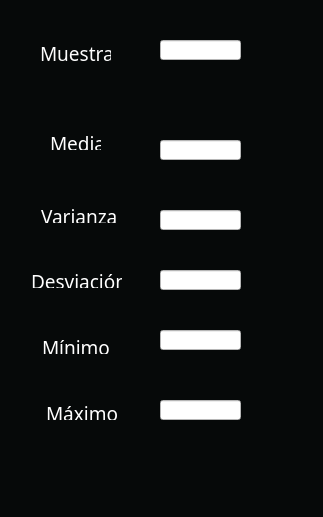
<?xml version="1.0" encoding="UTF-8"?>
<ui version="4.0">
 <class>MainWindow</class>
 <widget class="QMainWindow" name="MainWindow">
  <property name="geometry">
   <rect>
    <x>0</x>
    <y>0</y>
    <width>323</width>
    <height>517</height>
   </rect>
  </property>
  <property name="windowTitle">
   <string>MainWindow</string>
  </property>
  <property name="styleSheet">
   <string notr="true">background-color: rgb(6, 9, 9);</string>
  </property>
  <widget class="QWidget" name="centralwidget">
   <widget class="QLabel" name="label_4">
    <property name="geometry">
     <rect>
      <x>31</x>
      <y>268</y>
      <width>91</width>
      <height>20</height>
     </rect>
    </property>
    <property name="font">
     <font>
      <family>Bodoni MT</family>
      <pointsize>14</pointsize>
     </font>
    </property>
    <property name="text">
     <string>&lt;html&gt;&lt;head/&gt;&lt;body&gt;&lt;p&gt;&lt;span style=&quot; color:#ffffff;&quot;&gt;Desviación&lt;/span&gt;&lt;/p&gt;&lt;/body&gt;&lt;/html&gt;</string>
    </property>
   </widget>
   <widget class="QLineEdit" name="Varianza">
    <property name="geometry">
     <rect>
      <x>160</x>
      <y>210</y>
      <width>81</width>
      <height>20</height>
     </rect>
    </property>
    <property name="styleSheet">
     <string notr="true">background-color: rgb(255, 255, 255);</string>
    </property>
    <property name="text">
     <string/>
    </property>
   </widget>
   <widget class="QLabel" name="label_6">
    <property name="geometry">
     <rect>
      <x>41</x>
      <y>203</y>
      <width>81</width>
      <height>20</height>
     </rect>
    </property>
    <property name="font">
     <font>
      <family>Bodoni MT</family>
      <pointsize>14</pointsize>
     </font>
    </property>
    <property name="text">
     <string>&lt;html&gt;&lt;head/&gt;&lt;body&gt;&lt;p&gt;&lt;span style=&quot; color:#ffffff;&quot;&gt;Varianza&lt;/span&gt;&lt;/p&gt;&lt;/body&gt;&lt;/html&gt;</string>
    </property>
   </widget>
   <widget class="QLabel" name="label">
    <property name="geometry">
     <rect>
      <x>50</x>
      <y>130</y>
      <width>51</width>
      <height>20</height>
     </rect>
    </property>
    <property name="font">
     <font>
      <family>Bodoni MT</family>
      <pointsize>14</pointsize>
     </font>
    </property>
    <property name="text">
     <string>&lt;html&gt;&lt;head/&gt;&lt;body&gt;&lt;p&gt;&lt;span style=&quot; color:#ffffff;&quot;&gt;Media&lt;/span&gt;&lt;/p&gt;&lt;/body&gt;&lt;/html&gt;</string>
    </property>
   </widget>
   <widget class="QLineEdit" name="Media">
    <property name="geometry">
     <rect>
      <x>160</x>
      <y>140</y>
      <width>81</width>
      <height>20</height>
     </rect>
    </property>
    <property name="styleSheet">
     <string notr="true">background-color: rgb(255, 255, 255);</string>
    </property>
    <property name="text">
     <string/>
    </property>
   </widget>
   <widget class="QLabel" name="label_5">
    <property name="geometry">
     <rect>
      <x>46</x>
      <y>400</y>
      <width>71</width>
      <height>20</height>
     </rect>
    </property>
    <property name="font">
     <font>
      <family>Bodoni MT</family>
      <pointsize>14</pointsize>
     </font>
    </property>
    <property name="text">
     <string>&lt;html&gt;&lt;head/&gt;&lt;body&gt;&lt;p&gt;&lt;span style=&quot; color:#ffffff;&quot;&gt;Máximo&lt;/span&gt;&lt;/p&gt;&lt;/body&gt;&lt;/html&gt;</string>
    </property>
   </widget>
   <widget class="QLineEdit" name="Minimo">
    <property name="geometry">
     <rect>
      <x>160</x>
      <y>330</y>
      <width>81</width>
      <height>20</height>
     </rect>
    </property>
    <property name="styleSheet">
     <string notr="true">background-color: rgb(255, 255, 255);</string>
    </property>
    <property name="text">
     <string/>
    </property>
   </widget>
   <widget class="QLineEdit" name="Maximo">
    <property name="geometry">
     <rect>
      <x>160</x>
      <y>400</y>
      <width>81</width>
      <height>20</height>
     </rect>
    </property>
    <property name="styleSheet">
     <string notr="true">background-color: rgb(255, 255, 255);</string>
    </property>
    <property name="text">
     <string/>
    </property>
   </widget>
   <widget class="QLabel" name="NumeroDeMuestrasLabel">
    <property name="geometry">
     <rect>
      <x>40</x>
      <y>40</y>
      <width>71</width>
      <height>21</height>
     </rect>
    </property>
    <property name="font">
     <font>
      <family>Bodoni MT</family>
      <pointsize>14</pointsize>
      <weight>50</weight>
      <bold>false</bold>
     </font>
    </property>
    <property name="text">
     <string>&lt;html&gt;&lt;head/&gt;&lt;body&gt;&lt;p&gt;&lt;span style=&quot; color:#fdfdfd;&quot;&gt;Muestras&lt;/span&gt;&lt;/p&gt;&lt;/body&gt;&lt;/html&gt;</string>
    </property>
   </widget>
   <widget class="QLineEdit" name="NMuestras">
    <property name="geometry">
     <rect>
      <x>160</x>
      <y>40</y>
      <width>81</width>
      <height>20</height>
     </rect>
    </property>
    <property name="styleSheet">
     <string notr="true">background-color: rgb(255, 255, 255);</string>
    </property>
   </widget>
   <widget class="QLineEdit" name="Desviacion">
    <property name="geometry">
     <rect>
      <x>160</x>
      <y>270</y>
      <width>81</width>
      <height>20</height>
     </rect>
    </property>
    <property name="styleSheet">
     <string notr="true">background-color: rgb(255, 255, 255);</string>
    </property>
    <property name="text">
     <string/>
    </property>
   </widget>
   <widget class="QLabel" name="label_2">
    <property name="geometry">
     <rect>
      <x>42</x>
      <y>334</y>
      <width>71</width>
      <height>20</height>
     </rect>
    </property>
    <property name="font">
     <font>
      <family>Bodoni MT</family>
      <pointsize>14</pointsize>
     </font>
    </property>
    <property name="text">
     <string>&lt;html&gt;&lt;head/&gt;&lt;body&gt;&lt;p&gt;&lt;span style=&quot; color:#ffffff;&quot;&gt;Mínimo&lt;/span&gt;&lt;/p&gt;&lt;/body&gt;&lt;/html&gt;</string>
    </property>
   </widget>
  </widget>
  <widget class="QMenuBar" name="menubar">
   <property name="geometry">
    <rect>
     <x>0</x>
     <y>0</y>
     <width>323</width>
     <height>21</height>
    </rect>
   </property>
  </widget>
  <widget class="QStatusBar" name="statusbar"/>
 </widget>
 <resources/>
 <connections/>
</ui>
